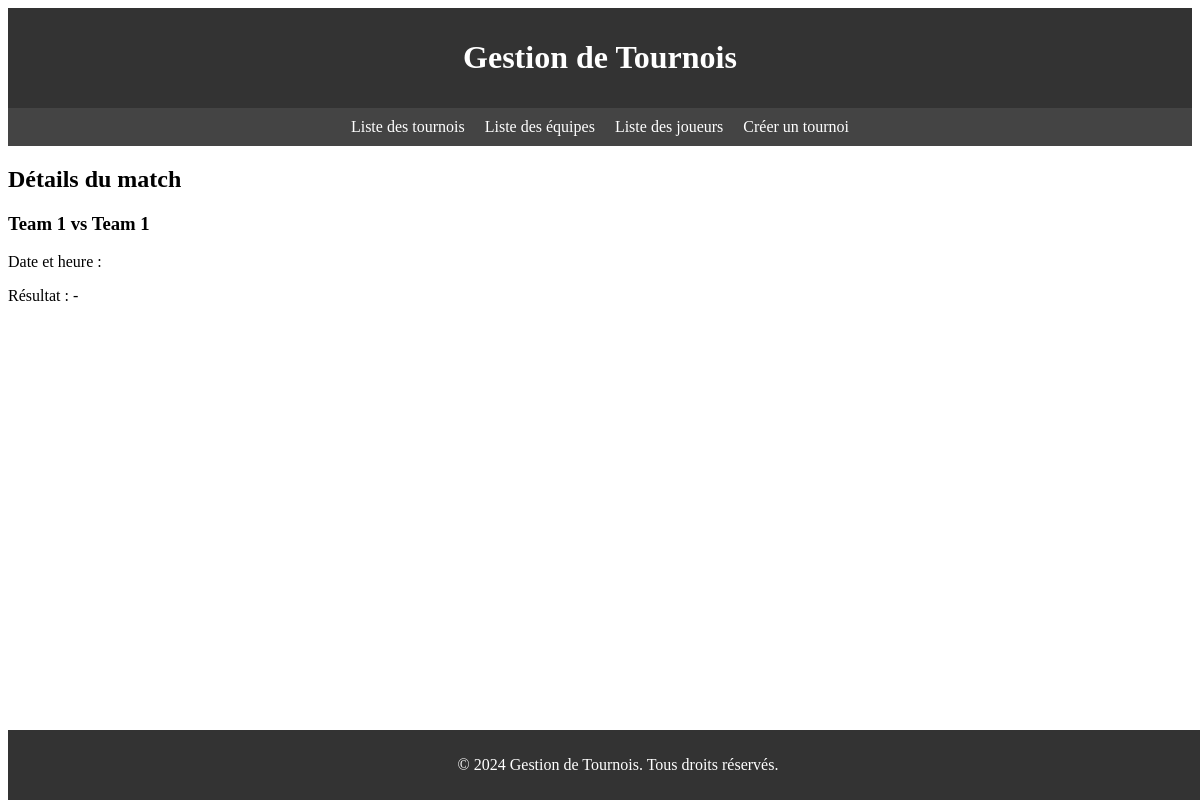
/managertournament/match/1/, run on an earlier commit of the app's database.
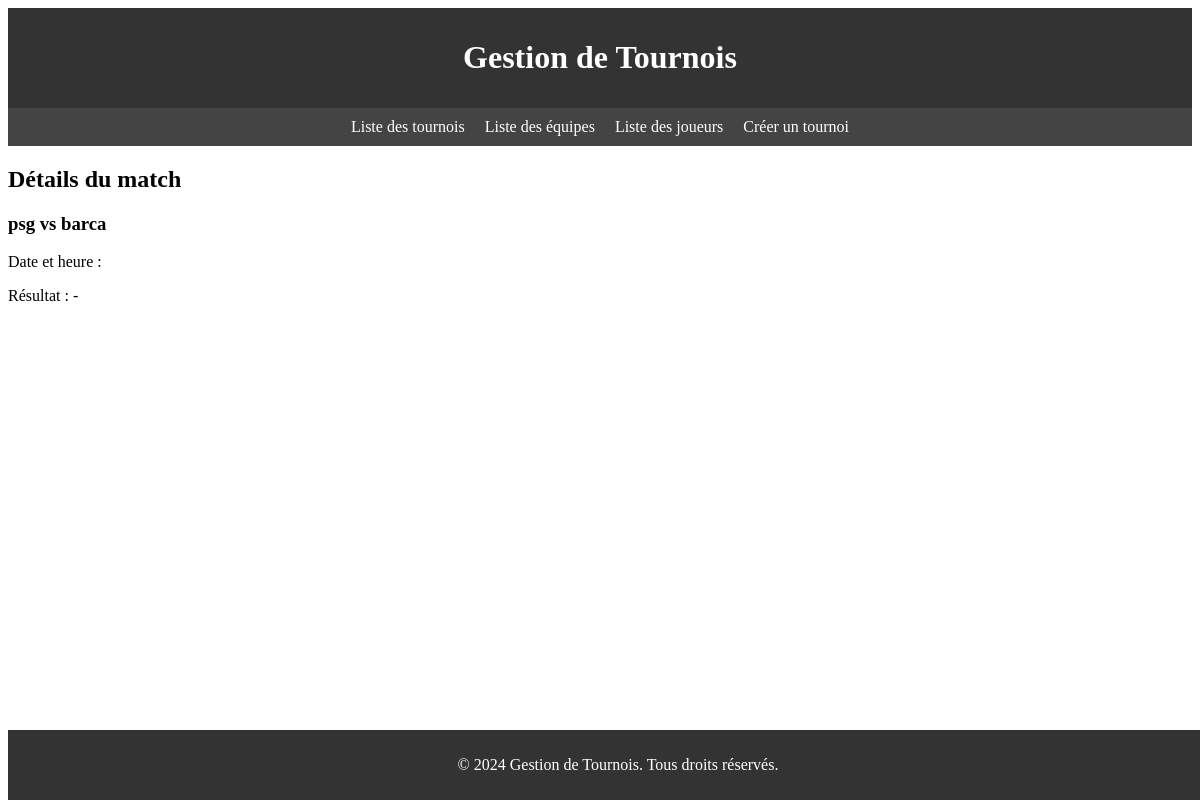
And on a later commit of the database.
### managertournament/models.py (models this page shows, shortened)
class Match(models.Model):
    tournament = models.ForeignKey(Tournament, on_delete=models.CASCADE)
    date = models.DateField(default=None, null=True)
    team1 = models.ForeignKey(Team, related_name='team1_matches', on_delete=models.CASCADE)
    team2 = models.ForeignKey(Team, related_name='team2_matches', on_delete=models.CASCADE)
    time = models.TimeField()
    score_team1 = models.IntegerField(default=0)
    score_team2 = models.IntegerField(default=0)
    app_label = 'managertournament'

class Team(models.Model):
    name = models.CharField(max_length=100)
    tournament = models.ForeignKey('Tournament', on_delete=models.CASCADE)
    score = models.IntegerField(default=0)
    def __str__(self):
        return self.name
    class Meta:
        verbose_name_plural = "teams"
    app_label = 'managertournament'

### managertournament/views.py (the view)
# urls.py: path('match/<int:pk>/', views.match_detail, name='match_detail'),
def match_detail(request, pk):
    match = get_object_or_404(Match, pk=pk)
    return render(request, 'match_detail.html', {'match': match})

### managertournament/templates/match_detail.html
{% extends 'base.html' %} {% block content %}
<h2>Détails du match</h2>
<h3>{{ match.team1 }} vs {{ match.team2 }}</h3>
<p>Date et heure : {{ match.date_time }}</p>
<p>Résultat : {{ match.team1_score }} - {{ match.team2_score }}</p>
{% endblock %}

What changed in the data, as far as the page shows it:
changed Match: team1 "Team 1" → "psg"; team2 "Team 1" → "barca"
